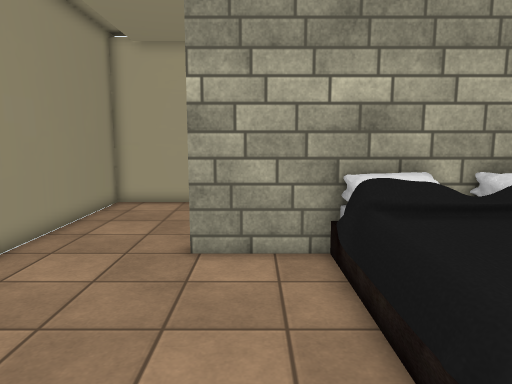
[1] (above)

13 first-person views from a walk through a Unity game level. The camera is 1.5 m above the floor, tilts 8° down and sees 70° across. The floor is counted in squares, 0.5 m on a side. Each view is taken from the middle of a square. On the plan, view 1 faces up. The plan holds only what a view shows up to about 20 squares ahead; the rest is blank. The player is left out. Some surface patterns are stand-ins.

[2]
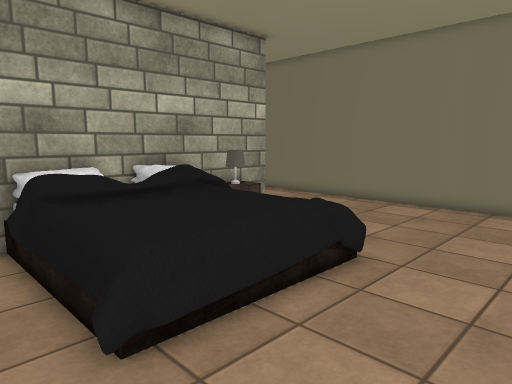

[3]
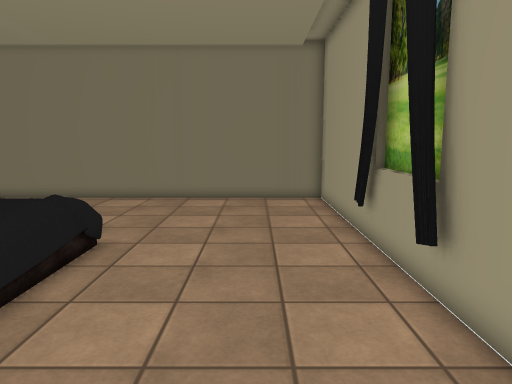

[4]
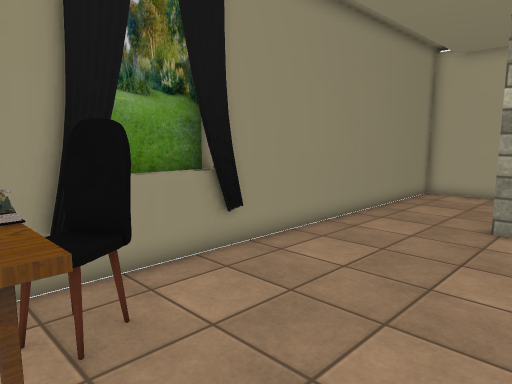

[5]
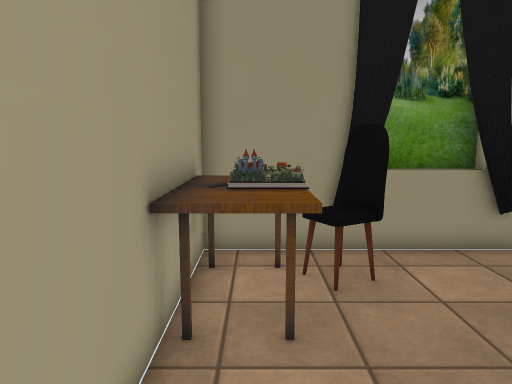

[6]
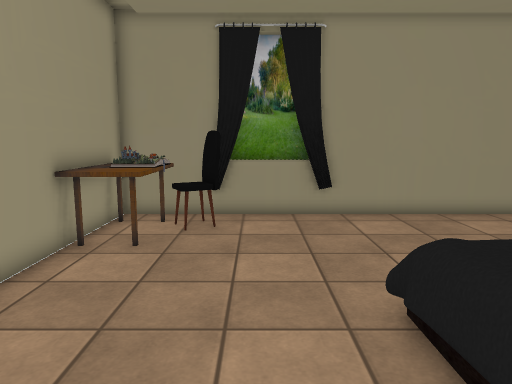

[7]
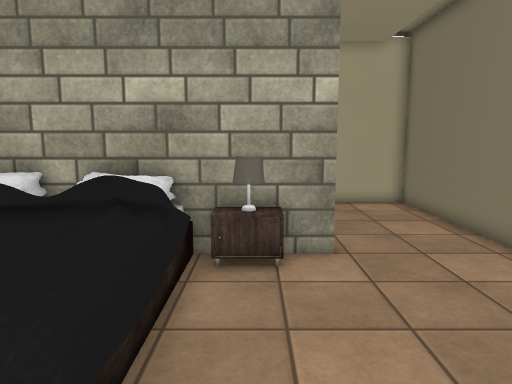

[8]
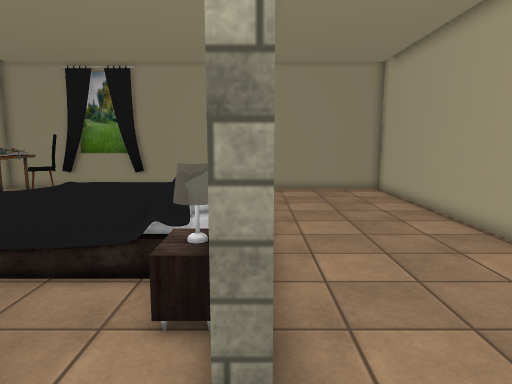

[9]
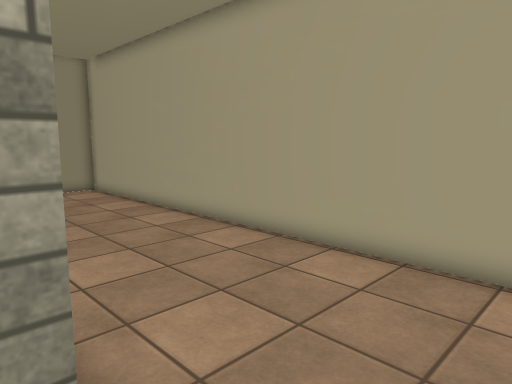

[10]
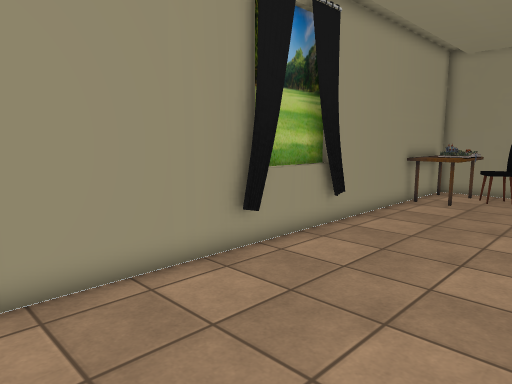

[11]
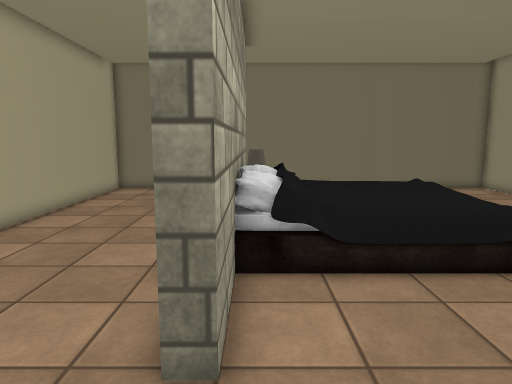

[12]
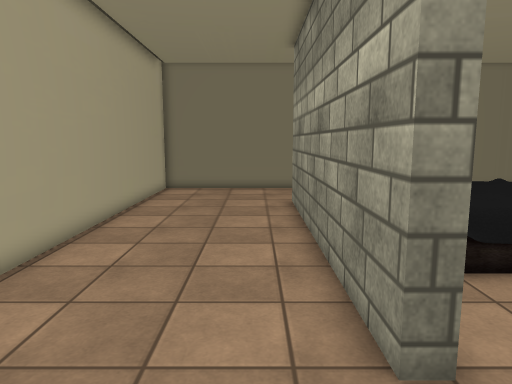

[13]
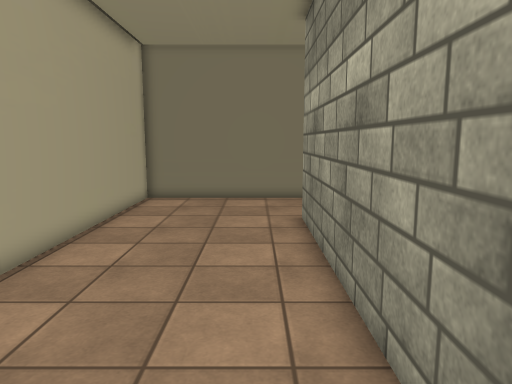

### Floor plan
Key: @ floor where view 1 was taken; # wall or solid block; . floor; = window, fence, low wall or low ledge; ^ raised ledge; O other object.
Columns run from 7 left of view 1 to 17 right of it. Each row starts with its distance up from view 1.
 18 #########################
 17 #.......................#
 16 #.......................#
 15 #.......................#
 14 #.......................#
 13 #.......................#
 12 #.......................#
 11 #.......................#
 10 #.....##############....#
  9 #.....#####O^OOOOOO#....#
  8 #........^^^^O##OO......#
  7 #........^^^^^^^........#
  6 #........^^^^^^^........#
  5 #........^^^^^^^........#
  4 #........^^^^^^^........#
  3 #........^^^^^^^........#
  2 #........##.  = ........#
  1 #.......................#
  0 #......@................#
 -1 #.O.....................#
 -2 #.OO....................#
 -3 #OO#OO..................#
 -4 # OOOO..................#
 -5 #OOOOO#######==##########
 -6    #####   ######

Positions as (right, up) in squares from view 1, and headings:
1: (0, 0), facing up
2: (0, -2), facing up-right
3: (-2, -2), facing right
4: (1, -4), facing up-left
5: (3, -4), facing left
6: (8, 0), facing left
7: (10, 0), facing up
8: (16, 10), facing left
9: (16, 9), facing up-left
10: (16, 2), facing down-left
11: (-6, 9), facing right
12: (-6, 12), facing right
13: (-2, 12), facing right
